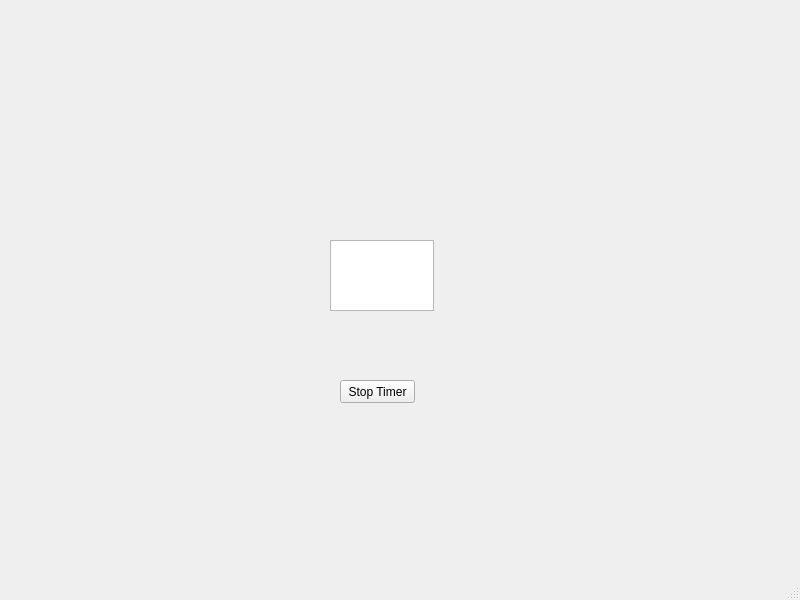
<?xml version="1.0" encoding="UTF-8"?>
<ui version="4.0">
 <class>MainWindow</class>
 <widget class="QMainWindow" name="TimerWindow">
  <property name="geometry">
   <rect>
    <x>0</x>
    <y>0</y>
    <width>800</width>
    <height>600</height>
   </rect>
  </property>
  <property name="windowTitle">
   <string>MainWindow</string>
  </property>
  <widget class="QWidget" name="centralwidget">
   <widget class="QTextEdit" name="textEdit">
    <property name="geometry">
     <rect>
      <x>330</x>
      <y>240</y>
      <width>104</width>
      <height>71</height>
     </rect>
    </property>
   </widget>
   <widget class="QPushButton" name="pushButton">
    <property name="geometry">
     <rect>
      <x>340</x>
      <y>380</y>
      <width>75</width>
      <height>23</height>
     </rect>
    </property>
    <property name="text">
     <string>Stop Timer</string>
    </property>
   </widget>
  </widget>
  <widget class="QMenuBar" name="menubar">
   <property name="geometry">
    <rect>
     <x>0</x>
     <y>0</y>
     <width>800</width>
     <height>21</height>
    </rect>
   </property>
  </widget>
  <widget class="QStatusBar" name="statusbar"/>
 </widget>
 <resources/>
 <connections/>
</ui>
